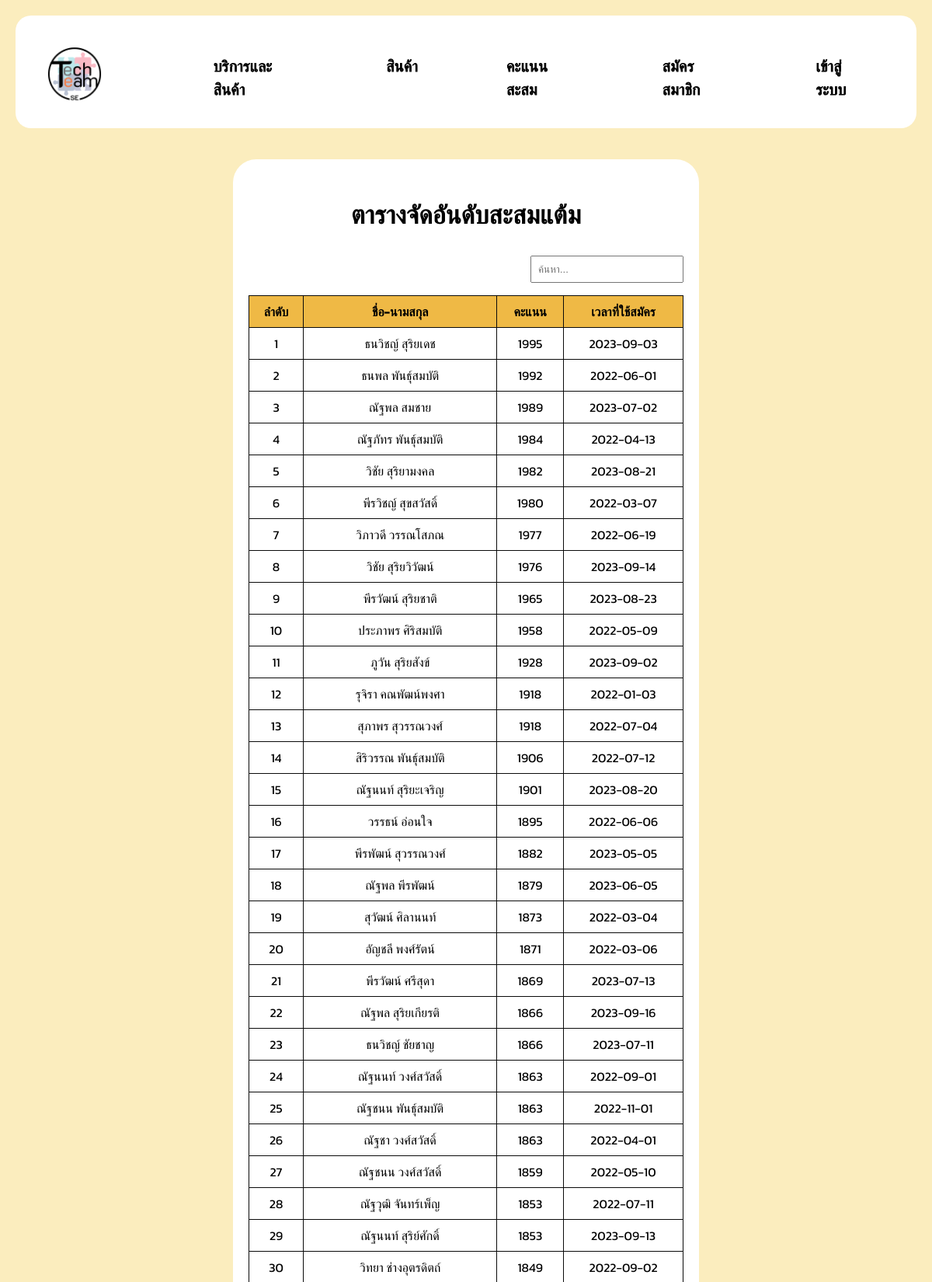
Screenshot of /point.php (upper part) with the database file from the repository.
### tables this page shows
CREATE TABLE `member` (
  `Member_Id` int(11) NOT NULL,
  `Member_Name` varchar(100) NOT NULL,
  `Member_Tel` varchar(100) NOT NULL,
  `Member_Point` int(11) NOT NULL,
  `Member_PointUse` int(11) NOT NULL,
  `Member_PointAdd` int(11) NOT NULL,
  `Member_Since` date NOT NULL,
  `Member_Address` varchar(100) NOT NULL,
  `Member_Subdistrict` varchar(100) NOT NULL,
  `Member_Dustrict` varchar(100) NOT NULL,
  `Member_Province` varchar(100) NOT NULL
);

### point.php (the view, shortened to what this page needs)
<?php
include('include/config.php');
?>
<!DOCTYPE html>
<html lang="en">
<head>
    <link rel="stylesheet" href="assets/css/style.css">
</head>
<body>
    <div class="header">
        <div class="menu">
            <div class="logo">
                <img onclick="document.location='index.html'" class="img-fluid h-100" src="img/TechTeam.png" alt="">
            </div>
            <a href="member.php">บริการและสินค้า</a>
            <a href="member1.php">สินค้า</a>
            <a href="point.php">คะแนนสะสม</a>
            <a href="register.php">สมัครสมาชิก</a>
            <a href="login.php">เข้าสู่ระบบ</a>
        </div>
    </div>
    <main>
        <section id="contact" class="contact">
            <div class="container">
                <div class="single-contact-box">
                    <h2><center>ตารางจัดอันดับสะสมแต้ม</h2></center>
                    <input class="search-box" type="text" id="searchInput" onkeyup="searchTable()" placeholder="ค้นหา...">
                    <table class="table">
                        <thead>
                            <tr>
                                <th>ลำดับ</th>
                                <th>ชื่อ-นามสกุล</th>
                                <th>คะแนน</th>
                                <th>เวลาที่ใช้สมัคร</th>
                            </tr>
                        </thead>
                        <tbody>
                        <?php
                            $sql = "SELECT member.Member_Id, member.Member_Name, member.Member_Point, member.Member_Since
                            FROM member
                            ORDER BY member.Member_Point DESC";
                            $result = $mysqli_p->query($sql);
                            $rank = 1;
                            while ($row = $result->fetch_assoc()): ?>
                                <tr>
                                    <td><?php echo $rank++; ?></td>
                                    <td class="Member_Name">
                                        <?php echo $row['Member_Name']; ?>
                                    </td>
                                    <td class="Member_Point">
                                        <?php echo $row['Member_Point']; ?>
                                    </td>
                                    <td class="Member_Since">
                                        <?php echo $row['Member_Since']; ?>
                                    </td>
                                </tr>
                            <?php endwhile; ?>
                        </tbody>
                    </table>
                </div>
            </div>
        </section>
    </main>
</body>

### assets/css/style.css (style rules this page uses)
body { font-family: 'Kanit', sans-serif; font-size: 22px; background-color: #fbedbe; color: #000; margin: 0; padding: 20px; display: flex; flex-direction: column; align-items: flex; }
a { --fill-color: #000000; position: relative; display: block; padding: 2px 0; font-family: 'Kanit', sans-serif; text-decoration: none; text-transform: uppercase; -webkit-text-stroke: 1px var(--fill-color); background: linear-gradient(var(--fill-color) 0 100%) right / 0 no-repeat; color: transparent; background-clip: text; transition: 0.5s linear; margin-left: auto; }
.logo img { padding: 11px; display: flex; width: 120px; height: auto; margin-right: 51px; }
.menu { display: flex; justify-content: center; background-color: #ffffff; border-radius: 20px; padding: 5px; width: auto; overflow: hidden; height: 135px; }
.menu a { color: #000; text-decoration: none; margin: 0 30px; font-size: 20px; padding: 50px; border-radius: 5px; transition: background-color 0.3s, color 0.3s; cursor: pointer; padding: 45px 27px; }
main { padding: 20px; }
.container { max-width: 600px; margin: 0 auto; padding: 20px; }
input { padding: 8px; margin-bottom: 16px; }
.single-contact-box { background-color: #fff; padding: 20px; margin-bottom: 20px; border-radius: 30px; }
table { width: 100%; border-collapse: collapse; margin-top: 20px; }
th, td { border: 1px solid #0a0a0a; padding: 8px; text-align: center; font-size: 16px; }
th { background-color: #efb945; }
.search-box { float: right; margin-right: 0; }

### rows the page displays
member: Member_Name "ธนวิชญ์ สุริยเดช", Member_Point "1995", Member_Since "2023-09-03"
member: Member_Name "ธนพล พันธุ์สมบัติ", Member_Point "1992", Member_Since "2022-06-01"
member: Member_Name "ณัฐพล สมชาย", Member_Point "1989", Member_Since "2023-07-02"
member: Member_Name "ณัฐภัทร พันธุ์สมบัติ", Member_Point "1984", Member_Since "2022-04-13"
member: Member_Name "วิชัย สุริยามงคล", Member_Point "1982", Member_Since "2023-08-21"
member: Member_Name "พีรวิชญ์ สุขสวัสดิ์", Member_Point "1980", Member_Since "2022-03-07"
member: Member_Name "วิภาวดี วรรณโสภณ", Member_Point "1977", Member_Since "2022-06-19"
member: Member_Name "วิชัย สุริยวิวัฒน์", Member_Point "1976", Member_Since "2023-09-14"
member: Member_Name "พีรวัฒน์ สุริยชาติ", Member_Point "1965", Member_Since "2023-08-23"
member: Member_Name "ประภาพร ศิริสมบัติ", Member_Point "1958", Member_Since "2022-05-09"
member: Member_Name "ภูวัน สุริยสังข์", Member_Point "1928", Member_Since "2023-09-02"
member: Member_Name "รุจิรา คณพัฒน์พงศา", Member_Point "1918", Member_Since "2022-01-03"
member: Member_Name "สุภาพร สุวรรณวงศ์", Member_Point "1918", Member_Since "2022-07-04"
member: Member_Name "สิริวรรณ พันธุ์สมบัติ", Member_Point "1906", Member_Since "2022-07-12"
member: Member_Name "ณัฐนนท์ สุริยะเจริญ", Member_Point "1901", Member_Since "2023-08-20"
member: Member_Name "วรรธน์ อ่อนใจ", Member_Point "1895", Member_Since "2022-06-06"
member: Member_Name "พีรพัฒน์ สุวรรณวงศ์", Member_Point "1882", Member_Since "2023-05-05"
member: Member_Name "ณัฐพล พีรพัฒน์", Member_Point "1879", Member_Since "2023-06-05"
member: Member_Name "สุวัฒน์ ศิลานนท์", Member_Point "1873", Member_Since "2022-03-04"
member: Member_Name "อัญชลี พงศ์รัตน์", Member_Point "1871", Member_Since "2022-03-06"
member: Member_Name "พีรวัฒน์ ศรีสุดา", Member_Point "1869", Member_Since "2023-07-13"
member: Member_Name "ณัฐพล สุริยเกียรติ", Member_Point "1866", Member_Since "2023-09-16"
member: Member_Name "ธนวิชญ์ ชัยชาญ", Member_Point "1866", Member_Since "2023-07-11"
member: Member_Name "ณัฐนนท์ วงศ์สวัสดิ์", Member_Point "1863", Member_Since "2022-09-01"
member: Member_Name "ณัฐชนน พันธุ์สมบัติ", Member_Point "1863", Member_Since "2022-11-01"
member: Member_Name "ณัฐชา วงศ์สวัสดิ์", Member_Point "1863", Member_Since "2022-04-01"
member: Member_Name "ณัฐชนน วงศ์สวัสดิ์", Member_Point "1859", Member_Since "2022-05-10"
member: Member_Name "ณัฐวุฒิ จันทร์เพ็ญ", Member_Point "1853", Member_Since "2022-07-11"
member: Member_Name "ณัฐนนท์ สุริย์ศักดิ์", Member_Point "1853", Member_Since "2023-09-13"
member: Member_Name "วิทยา ช่างอุตรดิตถ์", Member_Point "1849", Member_Since "2022-09-02"
